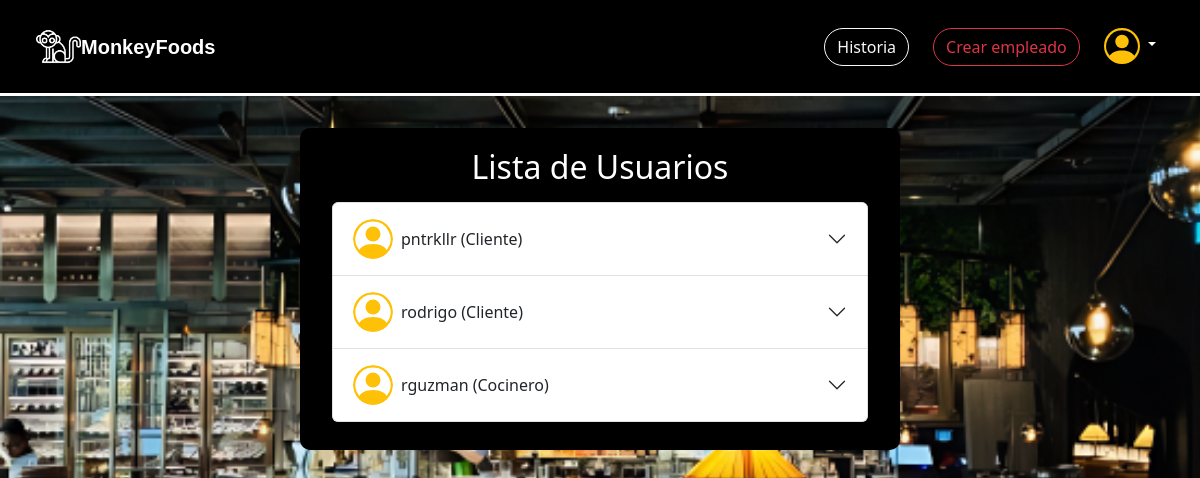
Before: /perfil/admin-usuarios/ (signed in) with the older database file.
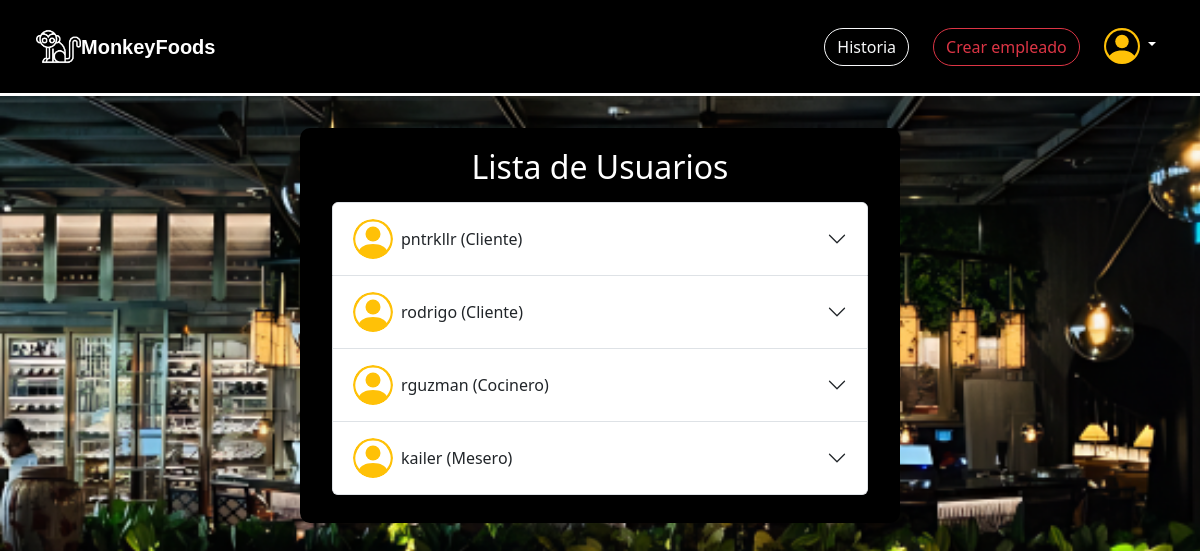
After: the same page with the newer database file.
### apps/registrar/models.py (models this page shows, shortened)
class CustomUser(AbstractUser):
    ROL_CHOICES = (
        (1, 'Cliente'),
        (2, 'Mesero'),
        (3, 'Cocinero'),
        (4, 'Administrador'),
    )
    rol = models.PositiveSmallIntegerField(choices=ROL_CHOICES, default=1)
    foto_perfil = models.ImageField(upload_to='fotos_perfil/', blank=True, null=True)

### apps/perfil/views.py (the view)
# urls.py: path('admin-usuarios/', views.admin_usuarios, name='admin_usuarios'),
@login_required
@user_passes_test(es_admin)
def admin_usuarios(request):
    usuarios = CustomUser.objects.exclude(pk=request.user.pk)
    return render(request, 'perfil/admin_usuarios.html', {'usuarios': usuarios})

### apps/perfil/views.py (called while the page is built)
def es_admin(user):
    return user.is_authenticated and user.rol == 4

### apps/perfil/templates/perfil/admin_usuarios.html (shortened to what this page needs)
{% load static %}
<!DOCTYPE html>
<html lang="es">
<head>
    <link href="https://cdn.jsdelivr.net/npm/bootstrap@5.3.3/dist/css/bootstrap.min.css" rel="stylesheet"
>
    <link rel="stylesheet" href="https://cdn.jsdelivr.net/npm/bootstrap-icons@1.11.3/font/bootstrap-icons.min.css">
    <link rel="stylesheet" href="{% static 'perfil/css/styles.css' %}">
</head>
<body class="body-fondo">
    <nav class="navbar navbar-expand-lg bg-body-primary navbar-settings p-4">
        <div class="container-fluid">
            <a href="{% url 'index' %}">
                <img style="width: 45px; height: 45px;" src="{% static 'home/img/mono-blanco.png' %}" alt="marca">
                <a class="navbar-brand marca" href="{% url 'index' %}">MonkeyFoods</a>
            </a>
            <div class="collapse navbar-collapse" id="navbarSupportedContent">
                {% if request.user.is_authenticated %}
                <form class="d-flex gap-4" role="search">
                    <a href="{% url 'historia' %}">
                        <button class="btn btn-outline-light history" type="button">Historia</button>
                    </a>
                    {% if request.user.rol == 4 %}
                    <a href="{% url 'crear_empleado' %}">
                        <button class="btn btn-outline-danger history" type="button">Crear empleado</button>
                    </a>
                    {% endif %}
                    <div class="nav-item dropdown dropdown-perfil me-2">
                        <a class="nav-link dropdown-toggle" href="#" role="button" data-bs-toggle="dropdown">
                        </a>
                    </div>
                </form>
                {% endif %}
            </div>
        </div>
    </nav>
    {% block content %}
    <div class="form-container">
        <div class="container mb-2">
            <h2 class="text-white text-center mb-3">Lista de Usuarios</h2>
            <div class="accordion" id="accordionUsuarios">
                {% for u in usuarios %}
                <div class="accordion-item">
                    <h2 class="accordion-header" id="heading{{ u.id }}">
                        <button class="accordion-button collapsed d-flex align-items-center gap-2" type="button" data-bs-toggle="collapse" data-bs-target="#collapse{{ u.id }}">
                            <span>{{ u.username }} ({{ u.get_rol_display }})</span>
                        </button>
                    </h2>
                </div>
                {% empty %}
                <p class="text-center" style="font-size: 18px; color: grey; font-style: italic;">No hay otros usuarios registrados.</p>
                {% endfor %}
            </div>
        </div>
    </div>
    {% endblock %}
</body>
</html>

Changed rows visible on the page:
added CustomUser: username "kailer", rol "Mesero"
